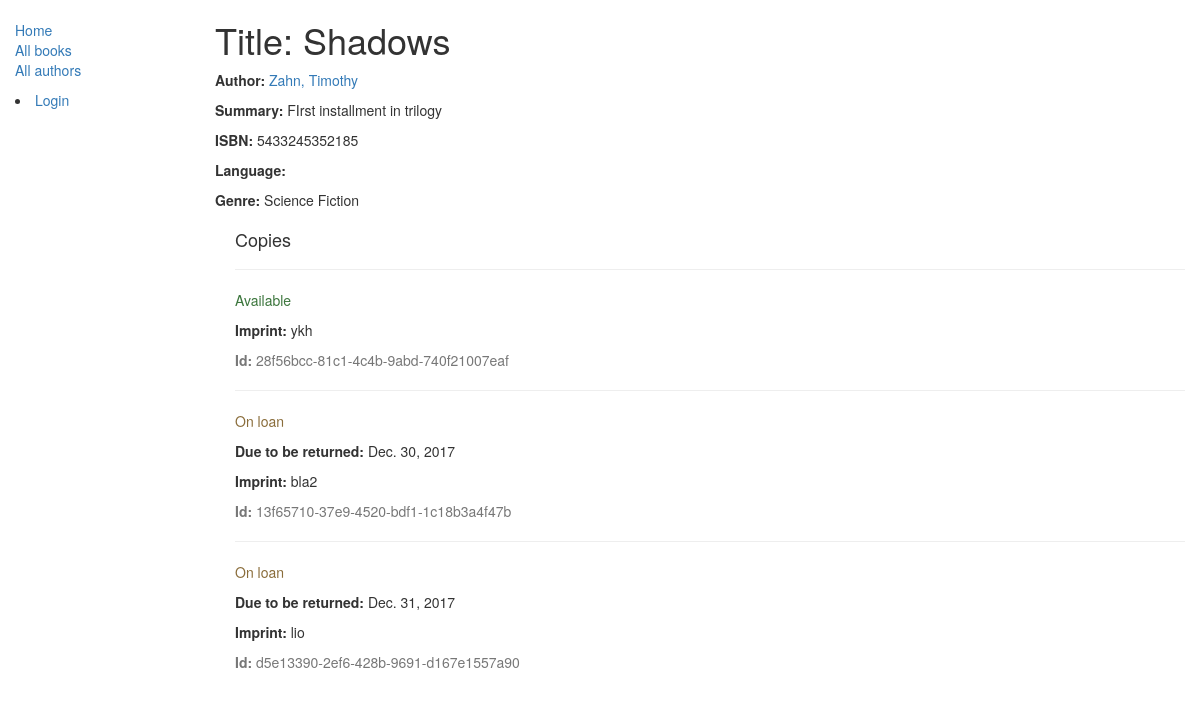
/catalog/book/1, run on the app's committed database.
### catalog/models.py (models this page shows, shortened)
class Book(models.Model):
    title = models.CharField(max_length=200)
    author = models.ForeignKey('Author', on_delete=models.SET_NULL, null=True)
    summary = models.TextField(max_length=1000, help_text="Enter a brief description of the book")
    isbn = models.CharField('ISBN', max_length=13,
                            help_text='13 Character <a href="https://www.isbn-international.org/content/what-isbn">ISBN number</a>')
    genre = models.ManyToManyField(Genre, help_text="Select a genre for this book")

class Author(models.Model):
    first_name = models.CharField(max_length=100)
    last_name = models.CharField(max_length=100)
    date_of_birth = models.DateField(null=True, blank=True)
    date_of_death = models.DateField('died', null=True, blank=True)
    def __str__(self):
        return '%s, %s' % (self.last_name, self.first_name)
    class Meta:
        ordering = ['last_name']

class Genre(models.Model):
    name = models.CharField(max_length=200, help_text="Enter a book genre (e.g. Science Fiction, French Poetry etc.)")
    def __str__(self):
        return self.name

class BookInstance(models.Model):
    id = models.UUIDField(primary_key=True, default=uuid.uuid4,
                          help_text="Unique ID for this particular book across whole library")
    book = models.ForeignKey('Book', on_delete=models.SET_NULL, null=True)
    imprint = models.CharField(max_length=200)
    due_back = models.DateField(null=True, blank=True)
    LOAN_STATUS = (
        ('m', 'Maintenance'),
        ('o', 'On loan'),
        ('a', 'Available'),
        ('r', 'Reserved'),
    )
    status = models.CharField(max_length=1, choices=LOAN_STATUS, blank=True, default='m', help_text='Book availability')
    borrower = models.ForeignKey(User, on_delete=models.SET_NULL, null=True, blank=True)
    class Meta:
        ordering = ["due_back"]

### catalog/views.py (the view)
# urls.py: re_path(r'^book/(?P<pk>\d+)$', views.BookDetailView.as_view(), name='book-detail'),
class BookDetailView(generic.DetailView):
    model = Book
    """
    def book_detail_view(request,pk):
        try:
            book_id=Book.objects.get(pk=pk)
        except Book.DoesNotExist:
            raise Http404("Book does not exist")
        #book_id=get_object_or_404(Book, pk=pk)
        return render(
            request,
            'catalog/book_detail.html',
            context={'book':book_id,})
    """

### catalog/templates/catalog/book_detail.html
{% extends "base_generic.html" %}
{% block content %}
  <h1>Title: {{ book.title }}</h1>
  <p><strong>Author:</strong> <a href="">{{ book.author }}</a></p>
  <p><strong>Summary:</strong> {{ book.summary }}</p>
  <p><strong>ISBN:</strong> {{ book.isbn }}</p>
  <p><strong>Language:</strong> {{ book.language }}</p>
  <p><strong>Genre:</strong> {% for genre in book.genre.all %} {{ genre }}{% if not forloop.last %}, {% endif %}{% endfor %}</p>
  <div style="margin-left:20px;margin-top:20px">
    <h4>Copies</h4>
    {% for copy in book.bookinstance_set.all %}
    <hr>
    <p class="{% if copy.status == 'a' %}text-success{% elif copy.status == 'm' %}text-danger{% else %}text-warning{% endif %}">{{ copy.get_status_display }}</p>
    {% if copy.status != 'a' %}<p><strong>Due to be returned:</strong> {{copy.due_back}}</p>{% endif %}
    <p><strong>Imprint:</strong> {{copy.imprint}}</p>
    <p class="text-muted"><strong>Id:</strong> {{copy.id}}</p>
    {% endfor %}
  </div>
{% endblock %}

### catalog/templates/base_generic.html (shortened to what this page needs)
<!DOCTYPE html>
<html lang="en">
<head>
  <link rel="stylesheet" href="https://maxcdn.bootstrapcdn.com/bootstrap/3.3.7/css/bootstrap.min.css">
  {% load static %}
  <link rel="stylesheet" href="{% static 'css/styles.css' %}">
</head>
<body>
  <div class="container-fluid">
    <div class="row">
      <div class="col-sm-2">
      {% block sidebar %}
      <ul class="sidebar-nav">
        <li><a href="{% url 'index' %}">Home</a></li>
        <li><a href="{% url 'books' %}">All books</a></li>
        <li><a href="">All authors</a></li>
      </ul>
       {% if user.is_authenticated %}
         <li>User: {{ user.get_username }}</li>
         <li><a href="{% url 'logout'%}?next={{request.path}}">Logout</a></li>
       {% else %}
         <li><a href="{% url 'login'%}?next={{request.path}}">Login</a></li>
       {% endif %}
     {% endblock %}
      </div>
      <div class="col-sm-10 ">
      {% block content %}{% endblock %}
      </div>
    </div>
  </div>
</body>
</html>

### catalog/static/styles.css (style rules this page uses)
.sidebar-nav { margin-top: 20px; padding: 0; list-style: none; }

### data on the page
Book: title "Shadows", author "Zahn, Timothy", summary "FIrst installment in trilogy", isbn "5433245352185"
Genre: name "Science Fiction"
BookInstance: status "Available", imprint "ykh", id "28f56bcc-81c1-4c4b-9abd-740f21007eaf"
BookInstance: status "On loan", due_back "Dec. 30, 2017", imprint "bla2", id "13f65710-37e9-4520-bdf1-1c18b3a4f47b"
BookInstance: status "On loan", due_back "Dec. 31, 2017", imprint "lio", id "d5e13390-2ef6-428b-9691-d167e1557a90"
